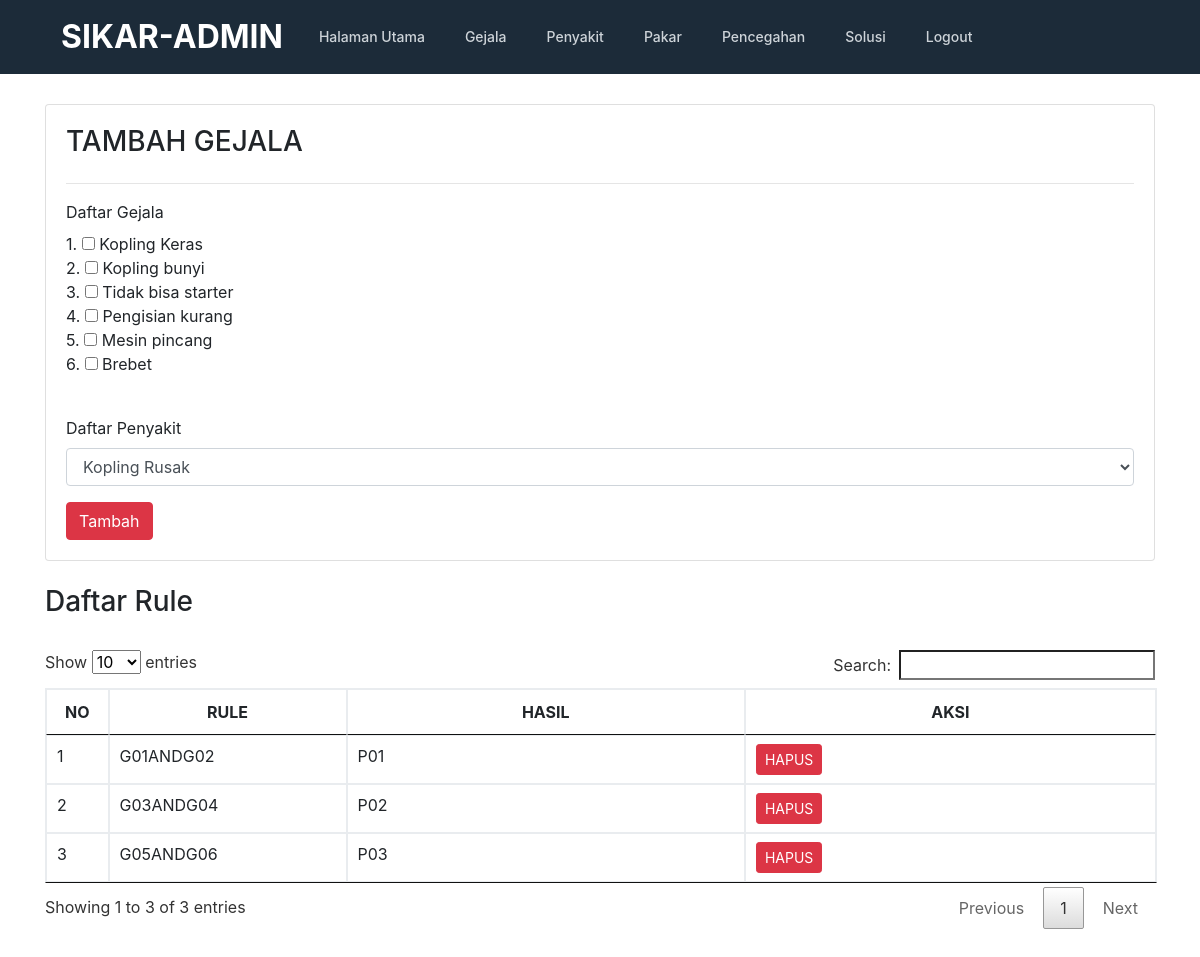
The app's page /admin/rule.php with its own data.
### tables this page shows
CREATE TABLE `gejala` (
  `kd_gejala` varchar(10) NOT NULL,
  `gejala` text NOT NULL
);

CREATE TABLE `rule` (
  `jika` varchar(50) NOT NULL,
  `maka` varchar(10) NOT NULL
);

### admin/rule.php (the view, shortened to what this page needs)
<!doctype html>
<html lang="en">
  <head>
    <link href="../css/bootstrap.min.css" rel="stylesheet">
    <link href="../css/style.css" rel="stylesheet">
    <link href="../css/jquery.dataTables.min.css" rel="stylesheet"/>
  </head>
  <body>
    <?php include "header.php"; ?>
    <section>
      <div class="container">
        <div class="row">
            <div class="col-md-12">
              <div class="card" style="padding:20px">
                <h3>TAMBAH GEJALA</h3>
                <hr/>
                <form action="prosestambahrule.php" method="POST">
                    <div class="form-group">
                        <label class="font-bold">Daftar Gejala</label>
                        <br/>
                        <?php
                          include "../conn.php";
                          $query = mysqli_query($koneksi,"SELECT * FROM gejala ORDER BY kd_gejala ASC");
                          $no=0;
                          while ($data=mysqli_fetch_array($query)) {
                            $no++;
                        ?>
                        <?php echo $no; ?>.
                        <input type="checkbox" value="<?php echo $data['kd_gejala'];?>" name="cek[]" /> <?php echo $data['gejala']; ?><br />
                        <?php
                          }
                        ?>
                        <br />
                    </div>
                    <div class="form-group">
                        <label>Daftar Penyakit</label>
                        <select name="kode" class="form-control">
                          <?php
                            include "../conn.php";
                            $query = mysqli_query($koneksi,"SELECT * FROM penyakit ORDER BY kode ASC");
                            while ($data=mysqli_fetch_array($query)) {
                          ?>
                          <option value="<?php echo $data['kode'];?>"> <?php echo $data['nama_penyakit']; ?></option>
                          <?php
                            }
                          ?>
                        </select>
                    </div>
                    <button type="submit" name="proses" class="btn btn-md btn-danger">Tambah</button>
                </form>
            </div>
            <br/>
            <h3>Daftar Rule</h3>
            <br/>
            <div class="row">
                <div class="col-md-12">
                    <table class="table table-bordered table-hover" id="gejala" class="display" style="width:100%">
                        <thead>
                            <tr>
                                <th width="20"><center>NO</center></th>
                                <th width="200"><center>RULE</center></th>
                                <th><center>HASIL</center></th>
                                <th><center>AKSI</center></th>
                            </tr>
                        </thead>
                        <tbody>
                        <?php
                            include "../conn.php";
                            $query = mysqli_query($koneksi,"SELECT * FROM rule ORDER BY jika ASC");
                            $no=0;
                            while ($data=mysqli_fetch_array($query)) {
                                $no++;
                            ?>
                                <tr>
                                    <td><?php echo $no; ?></td>
                                    <td><?php echo $data['jika']; ?></td>
                                    <td><?php echo $data['maka']; ?></td>
                                    <td>
                                        <a  href="hapusrule.php?id=<?php echo $data['jika']; ?>" class="btn btn-sm btn-danger">HAPUS</a>
                                    </td>
                                </tr>
                            <?php } ?>
                            </tbody>
                    </table>
                </div>
            </div>
            </div>
        </div>
      </div>
    </section>
  </body>
</html>

### css/style.css (style rules this page uses)
.container { position: relative; overflow: hidden; }
section { padding:30px 0; }

### records on screen
gejala: gejala "Kopling Keras"
gejala: gejala "Kopling bunyi"
gejala: gejala "Tidak bisa starter"
gejala: gejala "Pengisian kurang"
gejala: gejala "Mesin pincang"
gejala: gejala "Brebet"
rule: jika "G01ANDG02", maka "P01"
rule: jika "G03ANDG04", maka "P02"
rule: jika "G05ANDG06", maka "P03"

### other values on screen
form field kode "Kopling Rusak"
